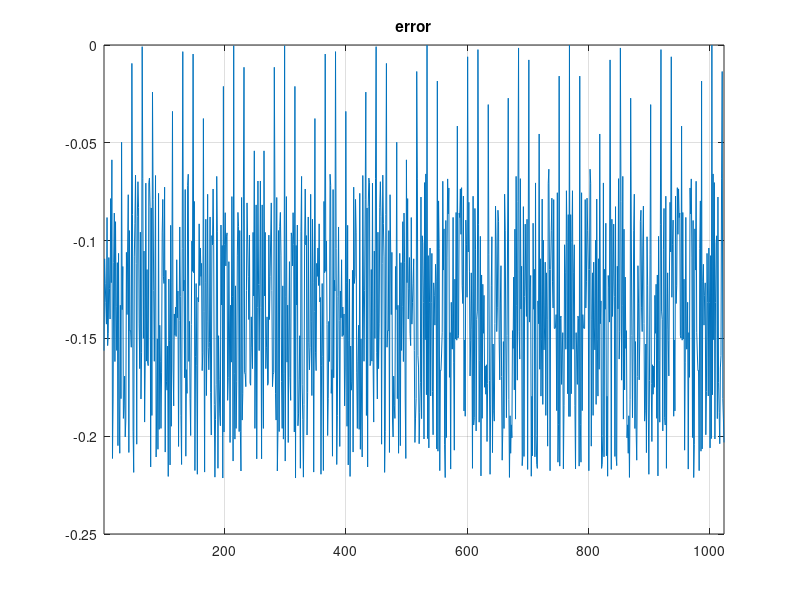
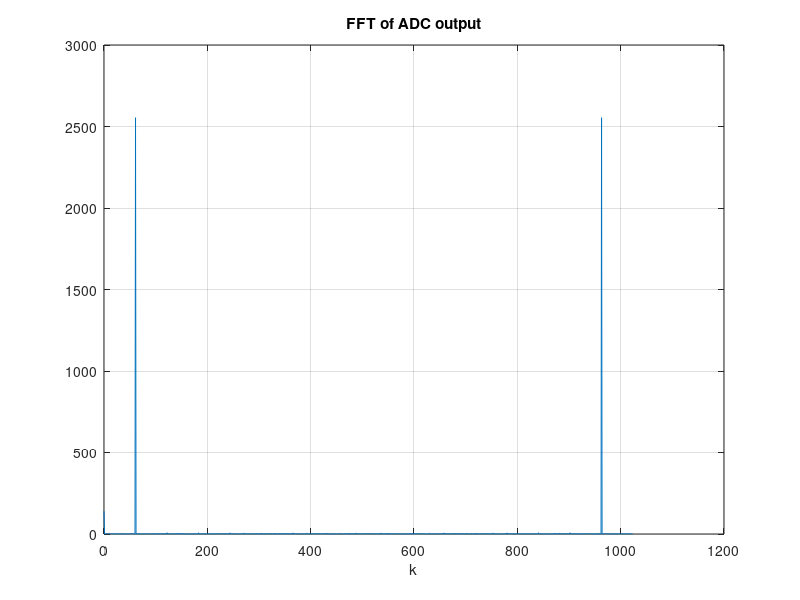

These charts were generated, in order, by the following MATLAB code: (Note: this script raises an error after producing the figures.)
%% 1.5bit/stage pipelined adc modeling
clear;
close all;
clc;
%% input signal & sampling frequency
f_in = 0.61*10^3;
f_s = 10.24*10^3;%f_in/f_s=361/1024
M = 1024;%FFT bins
n = (0:1023)/f_s;

V_REF = 5;

V_in = V_REF * sin(2*pi*f_in*n);%input signal


%% resolution & comparator offset & pipeline
N = 6;%number of stages
V_in = [V_in,zeros(1,N-1)];

decision = zeros(1,N);%comparator output
DAC_output = zeros(1,N);% DAC output

comp_offset1 = -V_REF/4 + (V_REF/2)*rand(1,1);
comp_offset2 = -V_REF/4 + (V_REF/2)*rand(1,1);%comparator offset,[-V_REF/4,V_REF/4]

ADC_output = zeros(1,1024);%measured in LSB

%% start pipelining
for i = 1:1024+N-1
    
    for j = N:-1:1
        if i >= j
            
            if j == 1%input from previous stage
                input = V_in(i);
            else
                input = DAC_output(j-1);
            end
            
            if input >= V_REF/4 + comp_offset1
                decision(j) = 1;
                DAC_output(j) = 2*input - V_REF;
            elseif input < -V_REF/4 + comp_offset2
                decision(j) = 0;
                DAC_output(j) = 2*input + V_REF;
            else
                if j == N
                    decision(j) = 0;
                else
                    decision(j) = 1/2;
                end
                DAC_output(j) = 2*input;
            end
            
            if i-j+1 <= 1024
                ADC_output(i-j+1) = ADC_output(i-j+1) + 2^(N-j) * decision(j);
            end
            
        else
            disp("The  stage have no data yet");
        end
    end
    
end

ADC_output_analog = (ADC_output-2^(N-1))*(10/2^N);%1LSB = (10/64)
plot(ADC_output_analog- V_in(1:1024));title("error");xlim([1,1024]);grid on;
%% FFT & INL & DNL
Y = abs(fft(ADC_output_analog));
figure(2);
plot(0:1023,Y);xlabel("k");title("FFT of ADC output");grid on;

transition = -5:10/(2^N):5;

group_count_actual = zeros(1,64);
group_count_theoritical = zeros(1,64);

g = discretize(ADC_output_analog,transition);

for i = 1:1024%group_count_actual
    group_count_actual(g(i)) = group_count_actual(g(i)) + 1;
end

for i = 1:64%calculate group_count_theoritical
    group_count_theoritical(i) = 1024 * (asin(transition(i+1)/V_REF)-asin(transition(i)/V_REF))/pi;
end

DNL = zeros(1,64);
INL = zeros(1,64);

for i = 1:64
    DNL(i) = group_count_actual(i)/group_count_theoritical(i) - 1;
    if i ==1 
        INL(1) = DNL(1); 
    else
        INL(i) = INL(i-1) + DNL(i);
    end
end

figure(3);
subplot(1,2,1);
plot(DNL);xlim([1,64]);xlabel("n");title("DNL");grid on;
subplot(1,2,2);
plot(INL);xlim([1,64]);xlabel("n");title("INL");grid on;
